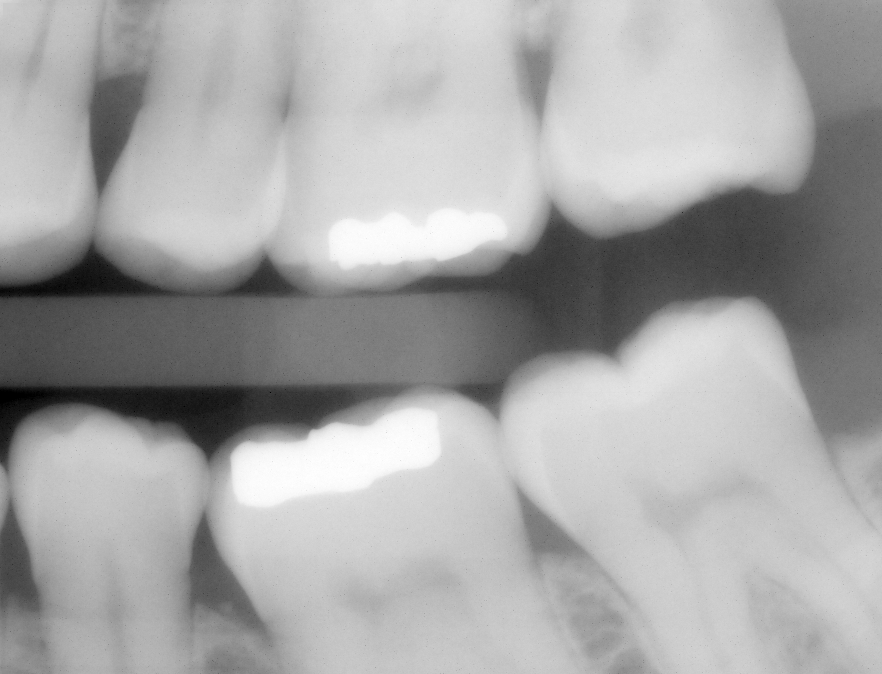
#> input picture data/dental_xray.tif, 882 x 674 px, found by its file name
$ python main.py
#> lines starting #> are read from the running program, lines starting #| are printed output that depends on the picture; after the words box and inside, x2 and y2 are one past the last pixel; in counts of white or black regions, pixels touching at a corner belong together
import cv2
import numpy as np

# QUESTION 1
image = cv2.imread("data\dental_xray.tif", cv2.IMREAD_COLOR)
#> image is the input picture: shape (674, 882, 3); min 0, max 255, mean 166.8

row, col = np.where(image[:, :, 0] >= 230)
#> row = 19357 values from 163 to 507; col = 19357 values, max 682 at index 0, min 233 at index 15276, mean 365.5

# Set those pixels to red color
image[row, col] = [0, 0, 255]  # BGR color format, set red to [0, 0, 255]
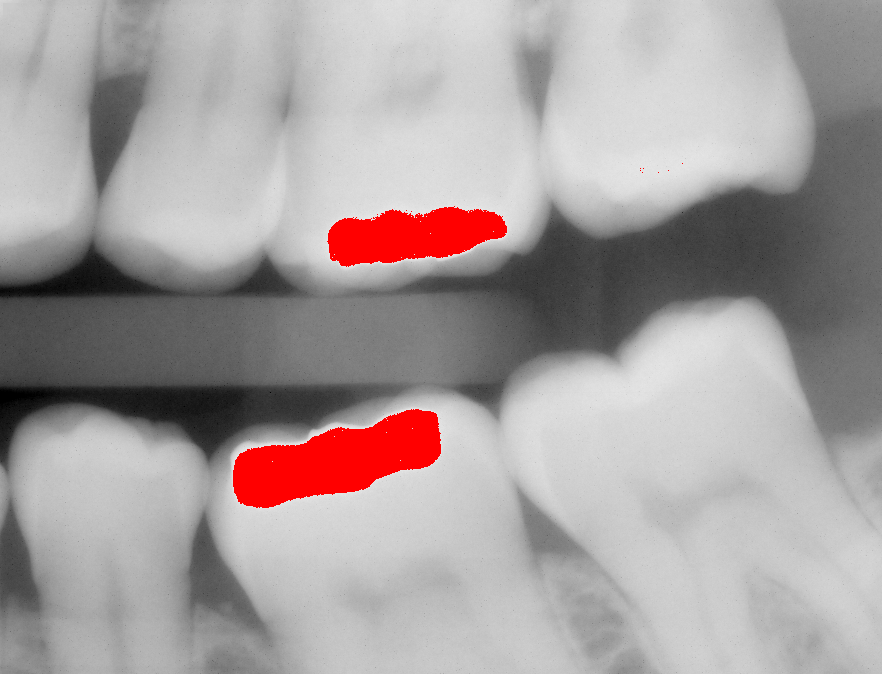
#> image: shape (674, 882, 3); 3.26% of pixels changed, all inside (x1, y1, x2, y2) = (233, 163, 683, 508)

cv2.imshow("image", image)
cv2.waitKey(0)
cv2.destroyAllWindows()

# QUESTION 2

$ run again, with data/4.grain.tif copied over data/dental_xray.tif
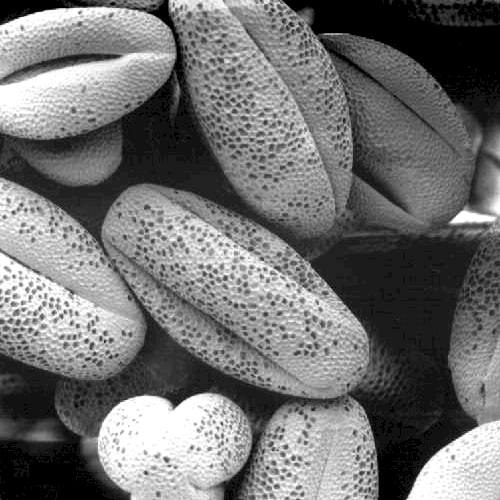
#> input picture data/4.grain.tif, 500 x 500 px, found by its file name
#> image is the input picture: shape (500, 500, 3); min 0, max 255, mean 113.2
#> row = 18877 values from 0 to 499; col = 18877 values, max 499 at index 4242, min 0 at index 1201, mean 185.5
#> `image[row, col] = [0, 0, 255]`:
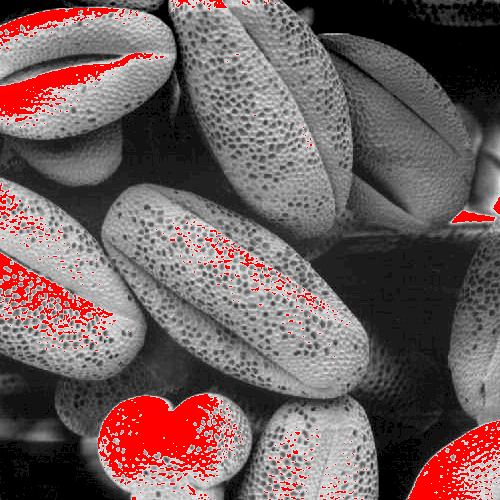
#> image: shape (500, 500, 3); 7.55% of pixels changed, all inside (x1, y1, x2, y2) = (0, 0, 500, 500)
